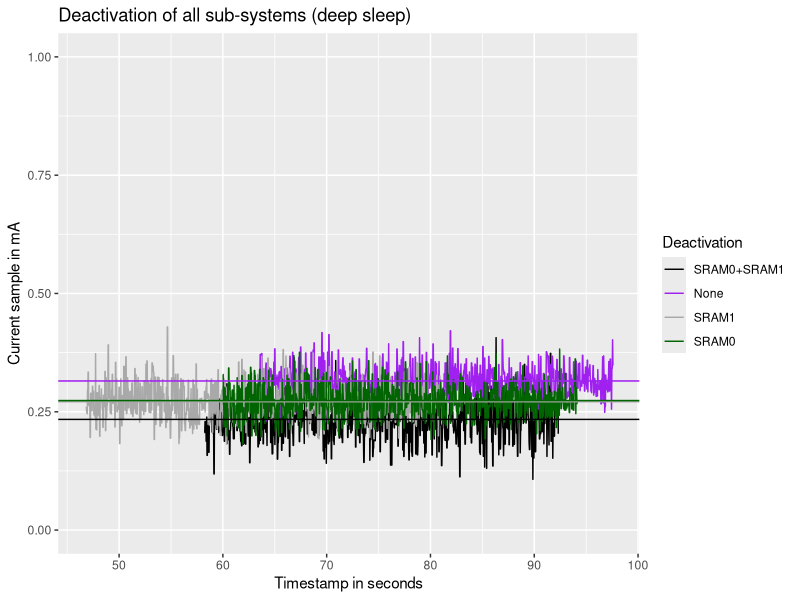

Write the R code that produced this figure.
# commit 81d1c2ca51724c5aedbe3bcae8f4897cf7343228
library("ggplot2")
library("dplyr")
library(rlang)

df <- read.csv("powman_lowest_consumption.csv")
df <- df %>% filter(iteration_num == 0) %>% filter(expe_num < 4)
params <- c("iteration_num","expe_num","validation_result","clock_freq","current_sample","current_timestamp","timing_sample")

p <- ggplot(df, aes(x = current_timestamp, y = current_sample, color=factor(expe_num), group=factor(expe_num))) +
	geom_line(na.rm = TRUE) +
	scale_y_continuous(limits=c(0, 1)) +
	geom_hline(yintercept = median(df[df$expe_num == 0,]$current_sample, na.rm = TRUE), color = "black") +
	geom_hline(yintercept = median(df[df$expe_num == 1,]$current_sample, na.rm = TRUE), color = "purple") +
	geom_hline(yintercept = median(df[df$expe_num == 2,]$current_sample, na.rm = TRUE), color = "dark grey") +
	geom_hline(yintercept = median(df[df$expe_num == 3,]$current_sample, na.rm = TRUE), color = "dark green") +
	labs(title = "Deactivation of all sub-systems (deep sleep)", x = "Timestamp in seconds", y = "Current sample in mA") +
	scale_color_manual(name = "Deactivation", labels = c("SRAM0+SRAM1", "None", "SRAM1", "SRAM0", "SRAM0+SRAM1 (1V)", "SRAM0+SRAM1 (0.9V)", "SRAM0+SRAM1 (0.8V)", "SRAM0+SRAM1 (0.7V)"), values = c("black", "purple", "dark grey", "dark green", "blue", "green", "grey", "brown"))
ggsave("powman_lowest_consumption.pdf", plot=p)
